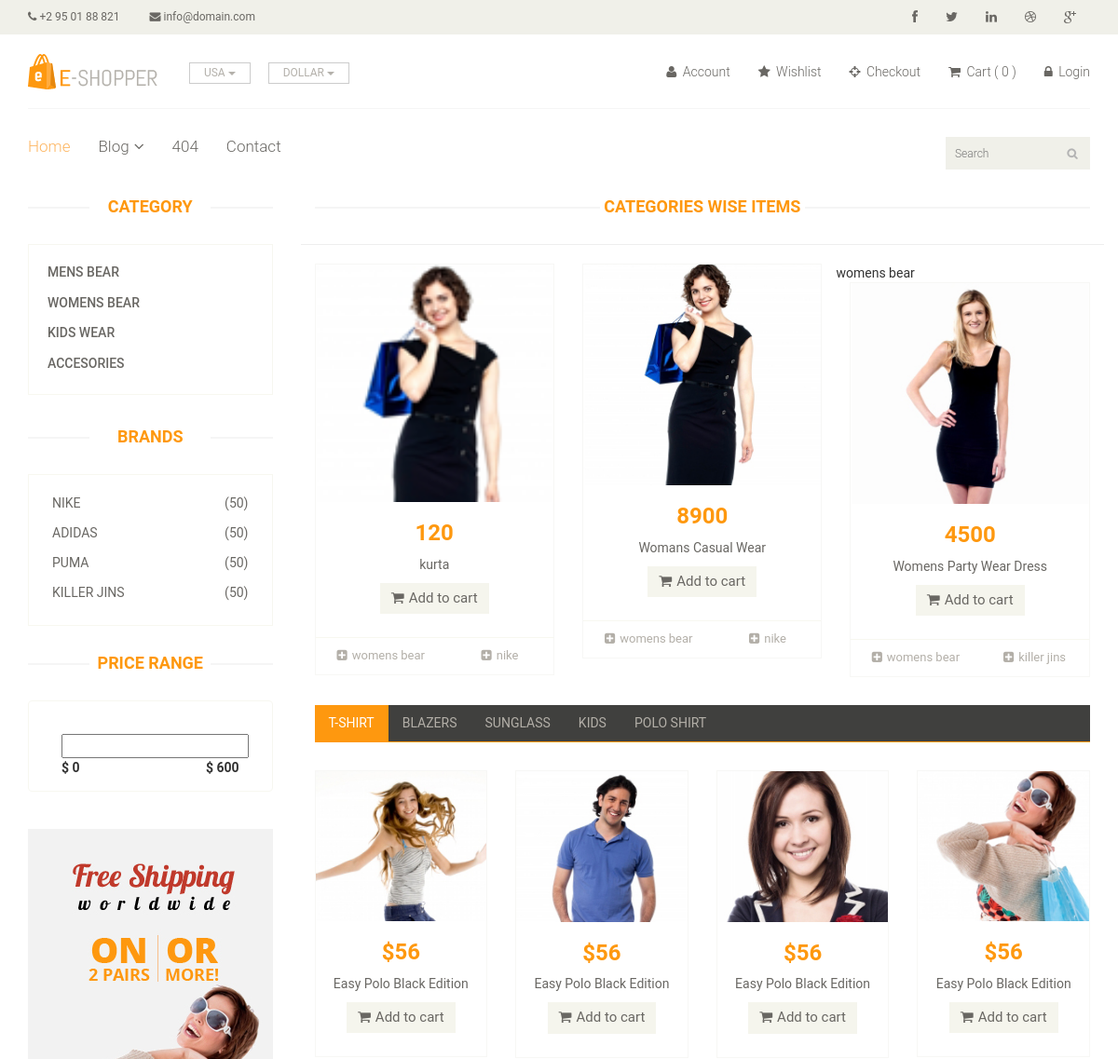
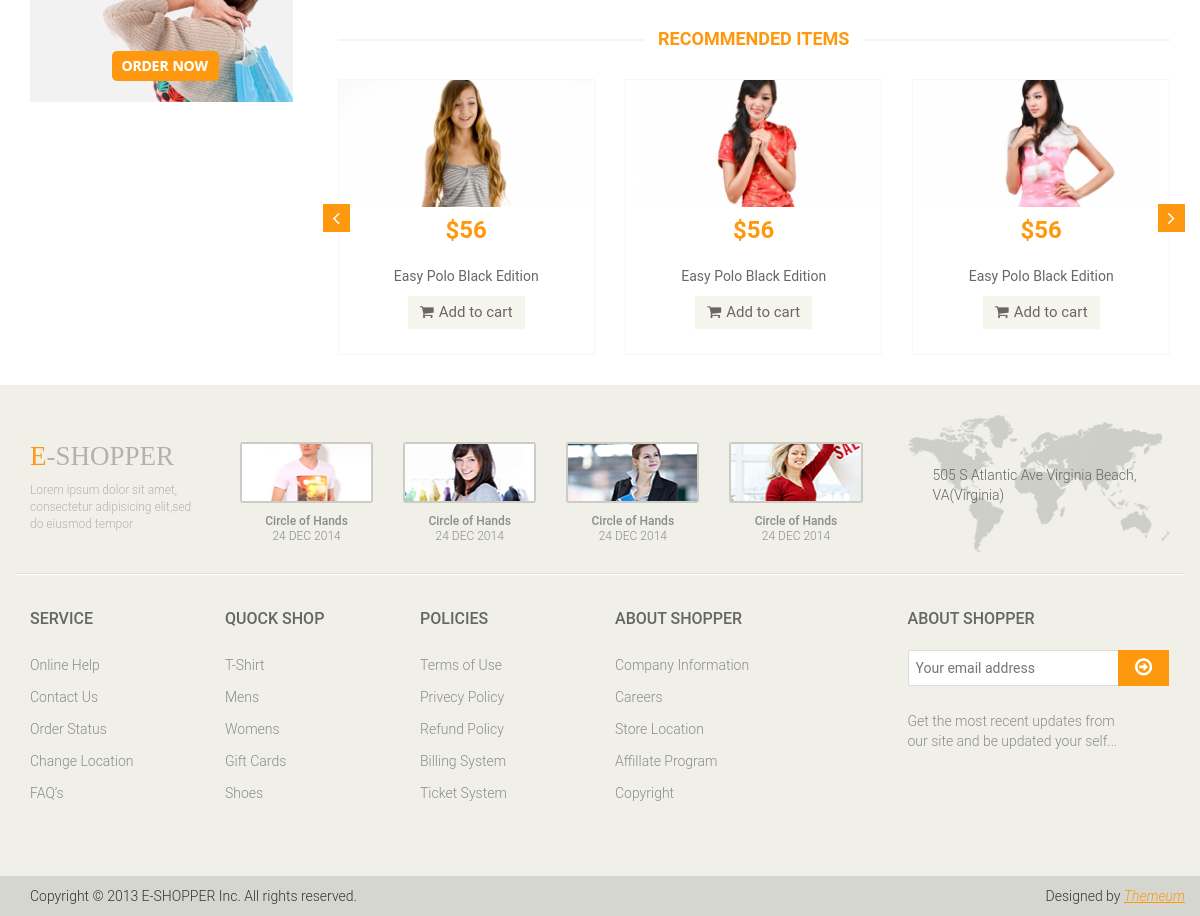
Screenshot of /project/category-wise-product.php?catid=2 with the database file from the repository (2 pictures, top to bottom).
### tables this page shows
CREATE TABLE `categories` (
  `ca_id` int(11) NOT NULL,
  `ca_name` varchar(100) NOT NULL,
  `ca_time` timestamp NOT NULL DEFAULT CURRENT_TIMESTAMP ON UPDATE CURRENT_TIMESTAMP
);

CREATE TABLE `brands` (
  `br_id` int(11) NOT NULL,
  `br_name` varchar(100) NOT NULL,
  `br_time` timestamp NOT NULL DEFAULT CURRENT_TIMESTAMP ON UPDATE CURRENT_TIMESTAMP
);

CREATE TABLE `products` (
  `pro_id` int(11) NOT NULL,
  `pro_name` varchar(100) DEFAULT NULL,
  `pro_price` decimal(8,2) DEFAULT NULL,
  `pro_discount` tinyint(4) DEFAULT NULL,
  `pro_description` longtext,
  `pro_caid` int(11) DEFAULT NULL,
  `pro_brid` int(11) DEFAULT NULL,
  `pro_path` text,
  `pro_time` timestamp NOT NULL DEFAULT CURRENT_TIMESTAMP ON UPDATE CURRENT_TIMESTAMP
);

### project/category-wise-product.php (the view, shortened to what this page needs)
<?php
require_once 'header.php';
 ?>
	<section>
		<div class="container">
			<div class="row">
				<div class="col-sm-3">
					<?php
require_once 'sidebar.php';
					 ?>
					</div>
				</div>
				<div class="col-sm-9 padding-right">
					<div class="features_items">
						<h2 class="title text-center">categories wise items</h2>
<?php
$categoryid=$_REQUEST['catid'];
$str_catname="select ca_name from categories where ca_id='$categoryid'";
$res_catname=mysqli_query($conn,$str_catname) or die(mysqli_error($conn));
$ans_catname=mysqli_fetch_assoc($res_catname);
echo "<hr>".$ans_catname['ca_name']."</hr>";
$str ="select pro_id,pro_name,pro_price,pro_discount,pro_description,pro_path,br_name,ca_name from brands,categories,products where br_id=pro_brid and ca_id=pro_caid and pro_caid='$categoryid' order by pro_id desc";
$res=mysqli_query($conn,$str) or die(mysqli_error($conn));
 if($res->num_rows>0):
 	while($ans=$res->fetch_array(MYSQLI_ASSOC)):
 ?>
						<div class="col-sm-4">
							<div class="product-image-wrapper">
								<div class="single-products">
										<div class="productinfo text-center">
<img src="<?php echo $ans['pro_path'];  ?>" alt="" />
<h2><?php echo round($ans['pro_price']) ;?></h2>
<p><?php echo $ans['pro_name']; ?></p>
											<a href="#" class="btn btn-default add-to-cart"><i class="fa fa-shopping-cart"></i>Add to cart</a>
										</div>
										<div class="product-overlay">
											<div class="overlay-content">
											</div>
										</div>
								</div>
								<div class="choose">
									<ul class="nav nav-pills nav-justified">
										<li><a href="#"><i class="fa fa-plus-square"></i><?php echo $ans['ca_name']; ?></a></li>
										<li><a href="#"><i class="fa fa-plus-square"></i><?php echo $ans['br_name']; ?></a></li>
									</ul>
								</div>
							</div>
						</div>
<?php
endwhile;
endif;
 ?>
					</div>
					<div class="category-tab">
						<div class="col-sm-12">
							<ul class="nav nav-tabs">
								<li class="active"><a href="#tshirt" data-toggle="tab">T-Shirt</a></li>
								<li><a href="#blazers" data-toggle="tab">Blazers</a></li>
								<li><a href="#sunglass" data-toggle="tab">Sunglass</a></li>
								<li><a href="#kids" data-toggle="tab">Kids</a></li>
								<li><a href="#poloshirt" data-toggle="tab">Polo shirt</a></li>
							</ul>
						</div>
						<div class="tab-content">
							<div class="tab-pane fade active in" id="tshirt" >
								<div class="col-sm-3">
									<div class="product-image-wrapper">
										<div class="single-products">
											<div class="productinfo text-center">
												<img src="images/home/gallery1.jpg" alt="" />
												<h2>$56</h2>
												<p>Easy Polo Black Edition</p>
												<a href="#" class="btn btn-default add-to-cart"><i class="fa fa-shopping-cart"></i>Add to cart</a>
											</div>
										</div>
									</div>
								</div>
								<div class="col-sm-3">
									<div class="product-image-wrapper">
										<div class="single-products">
											<div class="productinfo text-center">
												<img src="images/home/gallery2.jpg" alt="" />
												<h2>$56</h2>
												<p>Easy Polo Black Edition</p>
												<a href="#" class="btn btn-default add-to-cart"><i class="fa fa-shopping-cart"></i>Add to cart</a>
											</div>
										</div>
									</div>
								</div>
								<div class="col-sm-3">
									<div class="product-image-wrapper">
										<div class="single-products">
											<div class="productinfo text-center">
												<img src="images/home/gallery3.jpg" alt="" />
												<h2>$56</h2>
												<p>Easy Polo Black Edition</p>
												<a href="#" class="btn btn-default add-to-cart"><i class="fa fa-shopping-cart"></i>Add to cart</a>
											</div>
										</div>
									</div>
								</div>
								<div class="col-sm-3">
									<div class="product-image-wrapper">
										<div class="single-products">
											<div class="productinfo text-center">
												<img src="images/home/gallery4.jpg" alt="" />
												<h2>$56</h2>
												<p>Easy Polo Black Edition</p>
												<a href="#" class="btn btn-default add-to-cart"><i class="fa fa-shopping-cart"></i>Add to cart</a>
											</div>
										</div>
									</div>
								</div>
							</div>
						</div>
					</div>
					<div class="recommended_items">
						<h2 class="title text-center">recommended items</h2>
						<div id="recommended-item-carousel" class="carousel slide" data-ride="carousel">
							<div class="carousel-inner">
								<div class="item active">
									<div class="col-sm-4">
										<div class="product-image-wrapper">
											<div class="single-products">
												<div class="productinfo text-center">
													<img src="images/home/recommend1.jpg" alt="" />
													<h2>$56</h2>
													<p>Easy Polo Black Edition</p>
													<a href="#" class="btn btn-default add-to-cart"><i class="fa fa-shopping-cart"></i>Add to cart</a>
												</div>
											</div>
										</div>
									</div>
									<div class="col-sm-4">
										<div class="product-image-wrapper">
											<div class="single-products">
												<div class="productinfo text-center">
													<img src="images/home/recommend2.jpg" alt="" />
													<h2>$56</h2>
													<p>Easy Polo Black Edition</p>
													<a href="#" class="btn btn-default add-to-cart"><i class="fa fa-shopping-cart"></i>Add to cart</a>
												</div>
											</div>
										</div>
									</div>
									<div class="col-sm-4">
										<div class="product-image-wrapper">
											<div class="single-products">
												<div class="productinfo text-center">
													<img src="images/home/recommend3.jpg" alt="" />
													<h2>$56</h2>
													<p>Easy Polo Black Edition</p>
													<a href="#" class="btn btn-default add-to-cart"><i class="fa fa-shopping-cart"></i>Add to cart</a>
												</div>
											</div>
										</div>
									</div>
								</div>
							</div>
							 <a class="left recommended-item-control" href="#recommended-item-carousel" data-slide="prev">
								<i class="fa fa-angle-left"></i>
							  </a>
							  <a class="right recommended-item-control" href="#recommended-item-carousel" data-slide="next">
								<i class="fa fa-angle-right"></i>
							  </a>
						</div>
					</div>
				</div>
			</div>
		</div>
	</section>
	<?php
require_once 'footer.php';
	 ?>

### project/sidebar.php
<div class="left-sidebar">
						<h2>Category</h2>
						<div class="panel-group category-products" id="accordian">
<?php
$str= "select ca_id,ca_name from categories";
$res= mysqli_query($conn,$str) or die(mysqli_error($conn));
if($res->num_rows>0):
while($ans=$res->fetch_array(MYSQLI_ASSOC)):
?>
<div class="panel panel-default">
<div class="panel-heading">
<h4 class="panel-title"><a href="category-wise-product.php?catid=<?php echo $ans['ca_id'] ?>">
<?php
echo $ans['ca_name'];
 ?>
</a></h4>
</div>
</div>
		<?php
endwhile;
endif;
?>
						</div>
						<div class="brands_products">
							<h2>Brands</h2>
							<div class="brands-name">
								<ul class="nav nav-pills nav-stacked">
<?php
$str= "select br_id,br_name from brands";
$res= mysqli_query($conn,$str) or die(mysqli_error($conn));
if($res->num_rows>0):
while($ans=$res->fetch_array(MYSQLI_ASSOC)):
?>
				<li><a href="#" class="filter_brand" for="<?php echo $ans['br_id']; ?>"> <span class="pull-right">(50)</span>
<?php
echo $ans['br_name'];
 ?>
				</a></li>
<?php
endwhile;
endif;
?>
								</ul>
							</div>
						</div>
						<div class="price-range">
							<h2>Price Range</h2>
							<div class="well text-center">
								 <input type="text" class="span2" value="" data-slider-min="0" data-slider-max="600" data-slider-step="5" data-slider-value="[250,450]" id="sl2" ><br />
								 <b class="pull-left">$ 0</b> <b class="pull-right">$ 600</b>
							</div>
						</div>
						<div class="shipping text-center">
							<img src="images/home/shipping.jpg" alt="" />
						</div>

### rows the page displays
categories: ca_name "MENS BEAR"
categories: ca_name "WOMENS BEAR", ca_name "womens bear"
categories: ca_name "KIDS WEAR"
categories: ca_name "ACCESORIES"
brands: br_name "NIKE", products.pro_path (picture), products.pro_price "120", products.pro_name "kurta", categories.ca_name "womens bear", br_name "nike", products.pro_price "8900", products.pro_name "Womans Casual Wear"
brands: br_name "ADIDAS"
brands: br_name "PUMA"
brands: br_name "KILLER JINS", products.pro_path (picture), products.pro_price "4500", products.pro_name "Womens Party Wear Dress", categories.ca_name "womens bear", br_name "killer jins"
